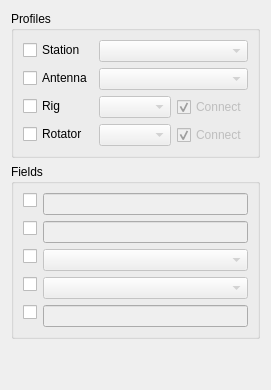
     <widget class="QWidget" name="valuesTab">
      <attribute name="title">
       <string>Values</string>
      </attribute>
      <layout class="QVBoxLayout" name="verticalLayout_8">
       <item>
        <widget class="QGroupBox" name="profilesGroupBox">
         <property name="title">
          <string>Profiles</string>
         </property>
         <layout class="QFormLayout" name="formLayout_2">
          <item row="0" column="0">
           <widget class="QCheckBox" name="stationProfileCheckbox">
            <property name="toolTip">
             <string>If unchecked, the profile does not change</string>
            </property>
            <property name="text">
             <string>Station</string>
            </property>
           </widget>
          </item>
          <item row="0" column="1">
           <layout class="QHBoxLayout" name="horizontalLayout_13">
            <item>
             <widget class="QComboBox" name="stationProfileCombo">
              <property name="enabled">
               <bool>false</bool>
              </property>
             </widget>
            </item>
           </layout>
          </item>
          <item row="1" column="0">
           <widget class="QCheckBox" name="antennaProfileCheckbox">
            <property name="toolTip">
             <string>If unchecked, the profile does not change</string>
            </property>
            <property name="text">
             <string>Antenna</string>
            </property>
           </widget>
          </item>
          <item row="1" column="1">
           <layout class="QHBoxLayout" name="horizontalLayout_12">
            <item>
             <widget class="QComboBox" name="antennaProfileCombo">
              <property name="enabled">
               <bool>false</bool>
              </property>
             </widget>
            </item>
           </layout>
          </item>
          <item row="2" column="0">
           <widget class="QCheckBox" name="rigProfileCheckbox">
            <property name="toolTip">
             <string>If unchecked, the profile does not change</string>
            </property>
            <property name="text">
             <string>Rig</string>
            </property>
           </widget>
          </item>
          <item row="2" column="1">
           <layout class="QHBoxLayout" name="horizontalLayout_10">
            <item>
             <widget class="QComboBox" name="rigProfileCombo">
              <property name="enabled">
               <bool>false</bool>
              </property>
             </widget>
            </item>
            <item>
             <widget class="QCheckBox" name="rigAutoconnectCheckbox">
              <property name="enabled">
               <bool>false</bool>
              </property>
              <property name="sizePolicy">
               <sizepolicy hsizetype="Maximum" vsizetype="Fixed">
                <horstretch>0</horstretch>
                <verstretch>0</verstretch>
               </sizepolicy>
              </property>
              <property name="toolTip">
               <string>Connect automatically</string>
              </property>
              <property name="text">
               <string>Connect</string>
              </property>
              <property name="checked">
               <bool>true</bool>
              </property>
             </widget>
            </item>
           </layout>
          </item>
          <item row="3" column="0">
           <widget class="QCheckBox" name="rotatorProfileCheckbox">
            <property name="toolTip">
             <string>If unchecked, the profile does not change</string>
            </property>
            <property name="text">
             <string>Rotator</string>
            </property>
           </widget>
          </item>
          <item row="3" column="1">
           <layout class="QHBoxLayout" name="horizontalLayout_11">
            <item>
             <widget class="QComboBox" name="rotatorProfileCombo">
              <property name="enabled">
               <bool>false</bool>
              </property>
             </widget>
            </item>
            <item>
             <widget class="QCheckBox" name="rotatorAutoconnectCheckbox">
              <property name="enabled">
               <bool>false</bool>
              </property>
              <property name="sizePolicy">
               <sizepolicy hsizetype="Maximum" vsizetype="Fixed">
                <horstretch>0</horstretch>
                <verstretch>0</verstretch>
               </sizepolicy>
              </property>
              <property name="toolTip">
               <string>Connect automatically</string>
              </property>
              <property name="text">
               <string>Connect</string>
              </property>
              <property name="checked">
               <bool>true</bool>
              </property>
             </widget>
            </item>
           </layout>
          </item>
         </layout>
        </widget>
       </item>
       <item>
        <widget class="QGroupBox" name="fieldsGroupBox">
         <property name="title">
          <string>Fields</string>
         </property>
         <layout class="QFormLayout" name="formLayout_4">
          <item row="0" column="0">
           <widget class="QCheckBox" name="contestIDCheckbox">
            <property name="text">
             <string/>
            </property>
           </widget>
          </item>
          <item row="0" column="1">
           <widget class="QLineEdit" name="contestIDEdit">
            <property name="enabled">
             <bool>false</bool>
            </property>
           </widget>
          </item>
          <item row="2" column="0">
           <widget class="QCheckBox" name="propagationModeCheckbox">
            <property name="text">
             <string/>
            </property>
           </widget>
          </item>
          <item row="2" column="1">
           <widget class="QComboBox" name="propagationModeCombo">
            <property name="enabled">
             <bool>false</bool>
            </property>
           </widget>
          </item>
          <item row="3" column="0">
           <widget class="QCheckBox" name="satModeCheckbox">
            <property name="text">
             <string/>
            </property>
           </widget>
          </item>
          <item row="3" column="1">
           <widget class="QComboBox" name="satModeCombo">
            <property name="enabled">
             <bool>false</bool>
            </property>
           </widget>
          </item>
          <item row="4" column="0">
           <widget class="QCheckBox" name="satNameCheckbox">
            <property name="text">
             <string/>
            </property>
           </widget>
          </item>
          <item row="4" column="1">
           <widget class="QLineEdit" name="satNameEdit">
            <property name="enabled">
             <bool>false</bool>
            </property>
           </widget>
          </item>
          <item row="1" column="0">
           <widget class="QCheckBox" name="stxStringCheckbox">
            <property name="text">
             <string/>
            </property>
           </widget>
          </item>
          <item row="1" column="1">
           <widget class="QLineEdit" name="stxStringEdit">
            <property name="enabled">
             <bool>false</bool>
            </property>
           </widget>
          </item>
         </layout>
        </widget>
       </item>
       <item>
        <spacer name="verticalSpacer">
         <property name="orientation">
          <enum>Qt::Vertical</enum>
         </property>
         <property name="sizeHint" stdset="0">
          <size>
           <width>20</width>
           <height>40</height>
          </size>
         </property>
        </spacer>
       </item>
      </layout>
     </widget>
